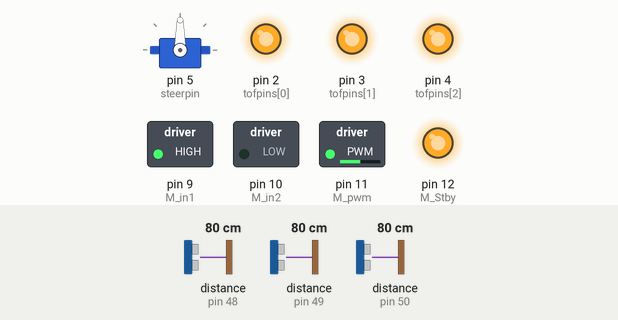
This program was run on a simulated Arduino Nano, built with avr-gcc and run on an emulated ATmega328P. On the bench: servo, switched loads named in the program (green lamp = pin HIGH), output pins drawn as LEDs (lit = HIGH). Inputs (shaded band) come from the test bench; at power-on: distance to the obstacle (sensors on pin 48, pin 49, pin 50) 80 cm. What the program prints to the serial monitor is not drawn.

Above: at 3.4 s.
3.5 s: distance to the obstacle (sensor on pin 48) set to 2 cm
At 4.7 s:
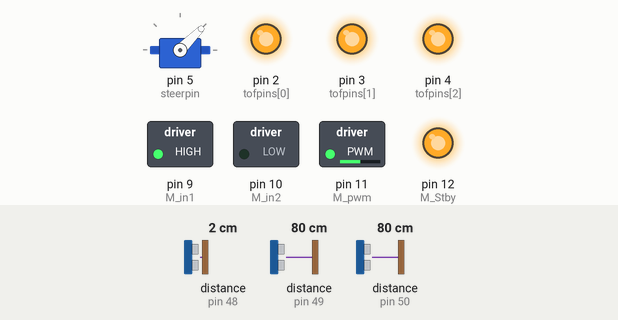
5.1 s: distance to the obstacle (sensor on pin 49) set to 2 cm
At 5.6 s:
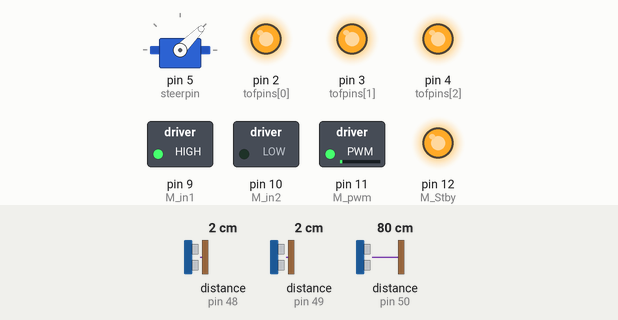
6.6 s: distance to the obstacle (sensor on pin 50) set to 2 cm
At 7.8 s:
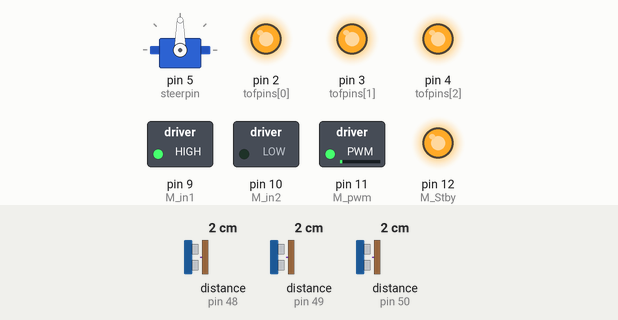
8.1 s: distance to the obstacle (sensor on pin 48) set to 9 cm
At 9.4 s:
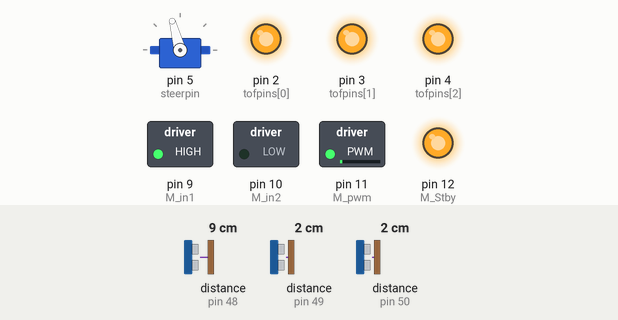
9.7 s: distance to the obstacle (sensor on pin 49) set to 35 cm
At 10.4 s:
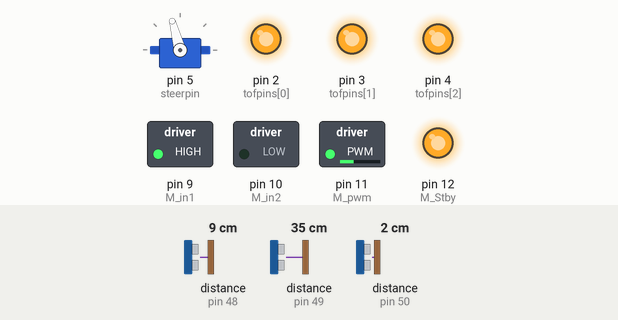
11.2 s: distance to the obstacle (sensor on pin 50) set to 18 cm
At 12.6 s:
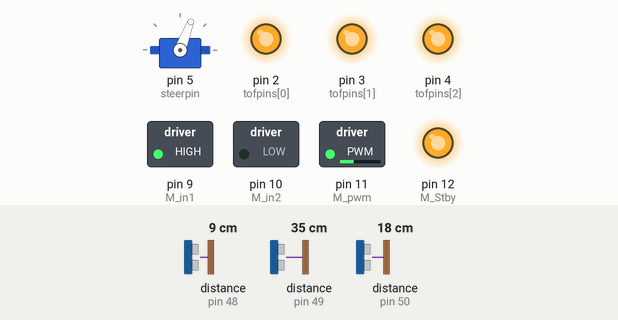
Timing chart, 0 to 13.7 s (numbered marks = the images above; inputs shaded):
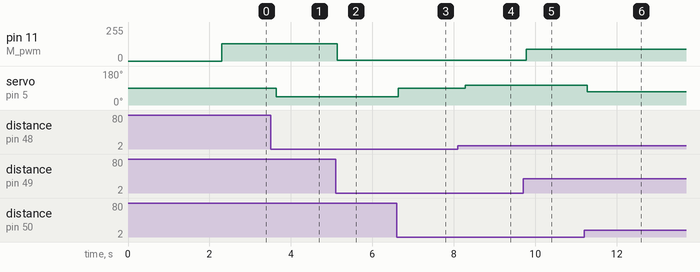

The program:

main.cpp
```cpp
#include <Arduino.h>
#include <Servo.h>
#include <SPI.h>
#include <Wire.h>
#include <VL53L0X.h>

#define NUMPINS 3

VL53L0X tof[] = {VL53L0X(), VL53L0X(), VL53L0X()};
Servo steering;

int tofpins[] = {2,3,4};

int dists[NUMPINS];

int M_in1 = 9;
int M_in2 = 10;
int M_pwm = 11;
int M_Stby = 12;

int steerpin = 5;

int ang;

bool tof_setup() {

  Wire.begin();

  // Turn off all TOFs
  for (int i = 0; i < NUMPINS; i++)
  {
    pinMode(tofpins[i], OUTPUT);
    delay(100);
    digitalWrite(tofpins[i], LOW);
    delay(100);
  }

  // Setup all TOFs, assign different adresses
  for (int i = 0; i < NUMPINS; i++)
  {
    // Turn on TOF[i]
    digitalWrite(tofpins[i], HIGH);
    delay(100);

    // Setup TOF[i]
    tof[i].setTimeout(500);

    if (!tof[i].init()) {
      Serial.print("Failed to boot tof on pin: ");
      Serial.println(tofpins[i]);
      return(false);
    }

    tof[i].setAddress(0x30+i);
    tof[i].startContinuous();

    delay(100);
  }

  return(true);
}

void tof_read()
{
  for (int i = 0; i < NUMPINS; i++)
  {
    dists[i] = tof[i].readRangeContinuousMillimeters();
  }

}

void motor_setup()
{
  pinMode(M_in1, OUTPUT);
  pinMode(M_in2, OUTPUT);
  pinMode(M_pwm, OUTPUT);
  pinMode(M_Stby, OUTPUT);

  digitalWrite(M_Stby, HIGH);
  digitalWrite(M_in1, HIGH);
  digitalWrite(M_in2, LOW);
}

void setup() {
  Serial.begin(115200);

  motor_setup();

  steering.attach(steerpin);

  if(!tof_setup()){ while(1); }

  Serial.println("setup complete");

  delay(1000);
}

void loop() {

  tof_read();

  int speed = dists[1]/4;
  speed = constrain(speed, 0, 128);

  analogWrite(M_pwm, speed);
  //Serial.println(speed);


  int sidediff = dists[0] - dists[2];
  ang = map(sidediff, -200, 200, -45, 45);

  ang = 90 + constrain(ang, -45, 45);
  steering.write(ang);


  /*
  for (int i = 0; i < NUMPINS; i++)
  {
    Serial.print(dists[i]);
    Serial.print(", ");
  }

  Serial.println();
  */

  delay(50);
}
```

Measured:
- after the input at 3.5 s, servo on pin 5 (steerpin): 90° → 45° after 0.15 s
- after the input at 5.1 s, pin 11 (M_pwm): 128/255 → 5/255 at once
- after the input at 6.6 s, servo on pin 5 (steerpin): 45° → 90° at once
- after the input at 8.1 s, servo on pin 5 (steerpin): 90° → 105° after 0.18 s
- after the input at 9.7 s, pin 11 (M_pwm): 5/255 → 87/255 after 0.08 s
- after the input at 11.2 s, servo on pin 5 (steerpin): 105° → 69° after 0.07 s
